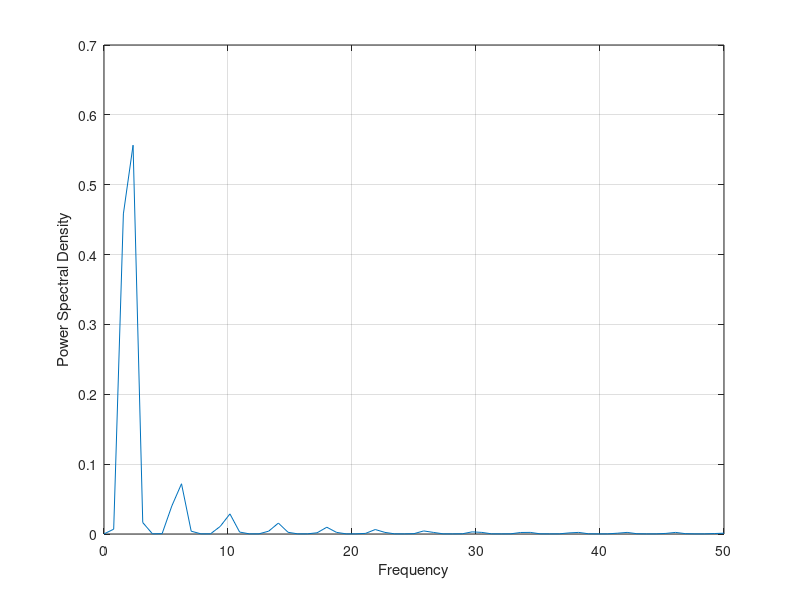

MATLAB code to generate this figure:
clear; clc;

%% input type selection
% create_type = 1; % chirp signal
% create_type = 2; % sine wave
create_type = 3; % square wave
% create_type = 4; % step

%% Simülasyon Parametreleri
Ts = 0.01;       % Örnekleme zamanı [s]
T_end = 60;      % Simülasyon süresi [s]
rng(6);          % Tekrarlanabilir rastgele gürültü için seed

%% Sistem Parametreleri (Kütle-Yay-Sönüm)
k = 2;  
m = 3; 
b = 2;

%% Sürekli Zaman Matrisleri (CT)
A_CT = [0       1;
        -k/m   -b/m];
B_CT = [0;
        1/m];
C_CT = [1 0];    % Çıkış: Konum (Position)
D_CT = 0;

%% Sürekli Zamandan Ayrık Zamana Dönüşüm (ZOH)
sys_CT = ss(A_CT, B_CT, C_CT, D_CT);
sys_DT = c2d(sys_CT, Ts, 'zoh');
A_DT = sys_DT.A;
B_DT = sys_DT.B;
C_DT = sys_DT.C;
D_DT = sys_DT.D;

%% Gürültü Kovaryansları
sigma_F = 0.5;      % Süreç gürültüsü standart sapması (Örn: 0, 0.5, 5)
sigma_y = 0.02;     % Ölçüm gürültüsü standart sapması (Örn: 0, 0.02, 0.2)

%% Zaman Vektörü ve Giriş Sinyali
t = 0:Ts:T_end;
N = length(t);

%%
switch create_type
    case 1
        f0 = 0.1;
        f1 = 2;
        amplitude = 1;
        u = 1 + amplitude * chirp(t, f0, t(end), f1);
    case 2
        frequency = 0.5; % Sinüs dalgasının frekansı [Hz]
        amplitude = 1;   % Genlik
        bias = 1;        % Dikey kaydırma (ofset)
        u = bias + amplitude * sin(2 * pi * frequency * t);
    case 3
        frequency = 2; % Kare dalga frekansı [Hz]
        amplitude = 1;   % Genlik
        u = 1 + amplitude * square(2 * pi * frequency * t);
    case 4
        u = ones(1,N);
end

%% Bellek Ayırma (Veri Depolama)
x = zeros(2, N);              % Gerçek sistem durumları [konum; hız]
x(:,1) = [0; 0];              % Başlangıç koşulu
y = zeros(1, N);              % Çıkış sinyali
y(1) = C_DT * x(:,1) + sigma_y * randn;

%% Simülasyon Döngüsü (Veri Üretimi)
for i = 1:N-1
    force_noise = sigma_F * randn;
    
    % Gerçek sistem dinamikleri güncelleme
    x(:,i+1) = A_DT * x(:,i) + B_DT * (u(i) + force_noise);
    
    % Ölçüm
    y(i+1) = C_DT * x(:,i+1) + sigma_y * randn;
end

%% save data

% switch create_type
%     case 1
%         save testData_chirp_input u y k m b sigma_F sigma_y x t Ts T_end
%     case 2
%         save testData_sine_wave_input u y k m b sigma_F sigma_y x t Ts T_end
%     case 3
%         save testData_square_input.mat u y k m b sigma_F sigma_y x t Ts T_end
%     case 4
%         save testData_step_input.mat u y k m b sigma_F sigma_y x t Ts T_end
% end

%% plot PSD of the input

[PSD, f] = pwelch(u, [], [], [], 1/Ts);

figure(1);
plot(f, PSD)
xlabel('Frequency')
ylabel('Power Spectral Density')
grid on; hold on;
